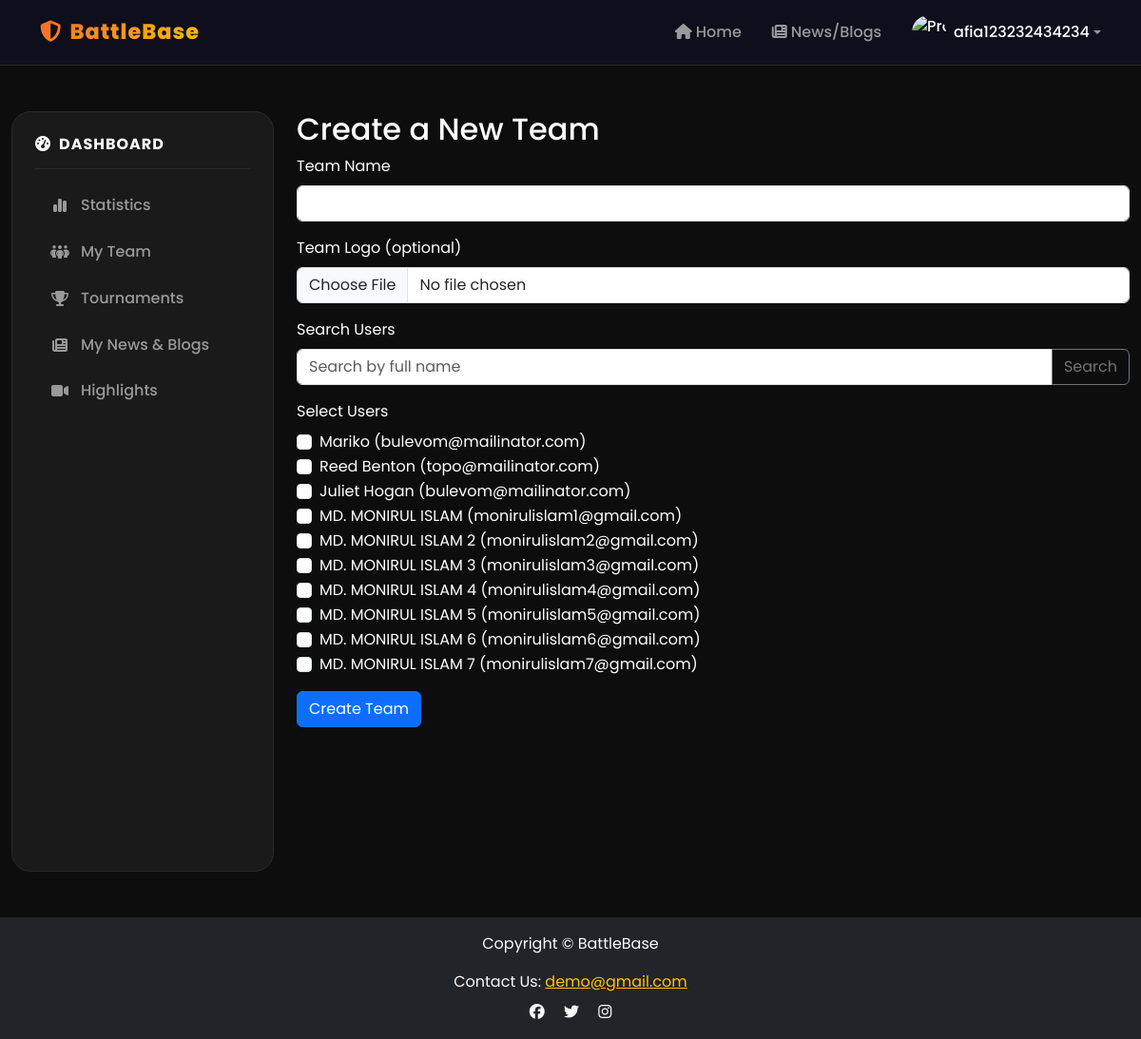
Page /dashboard/user/menu/team/add_team.php (signed in) on the committed database.
### tables this page shows
CREATE TABLE `userinfo` (
  `id` int(11) NOT NULL,
  `username` varchar(20) DEFAULT NULL,
  `fullName` varchar(30) NOT NULL,
  `email` varchar(30) NOT NULL,
  `password_key` varchar(255) NOT NULL,
  `role` varchar(20) DEFAULT NULL,
  `phone` varchar(11) NOT NULL,
  `dp` varchar(100) DEFAULT NULL,
  `cover` varchar(100) DEFAULT NULL
);

### dashboard/user/menu/team/add_team.php (the view, shortened to what this page needs)
<?php
require_once '../../../../config.php';
include '../../../../components/shared/user-header.php';
$teamName = $logo = "";
$userIds = [];
$users = [];
if (!empty($_GET['search_user'])) {
    $searchTerm = '%' . $_GET['search_user'] . '%';
    $query = "SELECT id, fullName, email FROM userinfo WHERE fullName LIKE :searchTerm LIMIT 10";
    $stmt = $conn->prepare($query);
    $stmt->bindParam(':searchTerm', $searchTerm);
    $stmt->execute();
    $users = $stmt->fetchAll(PDO::FETCH_ASSOC);
} else {
    $query = "SELECT id, fullName, email FROM userinfo LIMIT 10";
    $stmt = $conn->prepare($query);
    $stmt->execute();
    $users = $stmt->fetchAll(PDO::FETCH_ASSOC);
}
?>
<div class="container-fluid mt-5">
    <div class="row">
        <div class="col-lg-3">
            <?php include '../../../../components/shared/dashboard-menu.php'; ?>
        </div>
        <div class="col-lg-9">
            <h2>Create a New Team</h2>
            <form method="POST" enctype="multipart/form-data">
                <div class="mb-3">
                    <label for="team_name" class="form-label">Team Name</label>
                    <input type="text" name="team_name" id="team_name" class="form-control" value="<?php echo htmlspecialchars($teamName); ?>">
                </div>
                <div class="mb-3">
                    <label for="logo" class="form-label">Team Logo (optional)</label>
                    <input type="file" name="logo" id="logo" class="form-control">
                </div>
                <div class="mb-3">
                    <label for="search_user" class="form-label">Search Users</label>
                    <div class="input-group">
                        <input type="text" name="search_user" id="search_user" class="form-control" placeholder="Search by full name" value="<?php echo htmlspecialchars($_GET['search_user'] ?? ''); ?>">
                        <button type="submit" class="btn btn-outline-secondary" name="search">Search</button>
                    </div>
                </div>
                <div class="mb-3">
                    <label for="user_ids" class="form-label">Select Users</label>
                    <div>
                        <?php foreach ($users as $user): ?>
                            <div class="form-check">
                                <input class="form-check-input" type="checkbox" name="user_ids[]" value="<?php echo htmlspecialchars($user['id']); ?>" id="user_<?php echo htmlspecialchars($user['id']); ?>" <?php echo (isset($_POST['user_ids']) && in_array($user['id'], $userIds)) ? 'checked' : ''; ?>>
                                <label class="form-check-label" for="user_<?php echo htmlspecialchars($user['id']); ?>">
                                    <?php echo htmlspecialchars($user['fullName']); ?> (<?php echo htmlspecialchars($user['email']); ?>)
                                </label>
                            </div>
                        <?php endforeach; ?>
                    </div>
                </div>
                <button type="submit" class="btn btn-primary">Create Team</button>
            </form>
        </div>
    </div>
</div>
<?php include '../../../../components/shared/user-footer.php'; ?>

### css/custom.css (style rules this page uses)
:root { --bg-primary: #0D0D0D; --bg-secondary: #141414; --bg-card: #1a1a1a; --bg-elevated: #222; --accent-orange: #F26A2E; --accent-orange-rgb: 242, 106, 46; --accent-gold: #FFC107; --white: #FFF; --gray-100: #E0E0E0; --gray-200: #CCC; --gray-300: #999; --gray-400: #666; --text-primary: #FFF; --text-secondary: #E0E0E0; --text-muted: #999; --border-color: #2a2a2a; --gradient-primary: linear-gradient(135deg, #F26A2E, #FFC107); --gradient-reverse: linear-gradient(135deg, #FFC107, #F26A2E); --gradient-orange: linear-gradient(135deg, #F26A2E, #ff8a50); --gradient-dark: linear-gradient(135deg, #0D0D0D, #1a1a1a); --shadow-card: 0 12px 40px rgba(0,0,0,.6); --shadow-glow-orange: 0 0 30px rgba(242,106,46,.25); --shadow-glow-gold: 0 0 30px rgba(255,193,7,.2); --radius-sm: 8px; --radius-md: 14px; --radius-lg: 20px; --radius-xl: 30px; }
* { box-sizing: border-box; }
body { font-family: 'Poppins', sans-serif; background: var(--bg-primary); color: var(--text-primary); overflow-x: hidden; -webkit-font-smoothing: antialiased; }

### components/shared/user-header.php (style rules this page uses)
body { font-family: 'Poppins', sans-serif; background: var(--bg-primary); }

### rows in the picture
userinfo: fullName "Mariko", email "bulevom@mailinator.com"
userinfo: fullName "Reed Benton", email "topo@mailinator.com"
userinfo: fullName "Juliet Hogan", email "bulevom@mailinator.com"
userinfo: fullName "MD. MONIRUL ISLAM", email "monirulislam1@gmail.com"
userinfo: fullName "MD. MONIRUL ISLAM 2", email "monirulislam2@gmail.com"
userinfo: fullName "MD. MONIRUL ISLAM 3", email "monirulislam3@gmail.com"
userinfo: fullName "MD. MONIRUL ISLAM 4", email "monirulislam4@gmail.com"
userinfo: fullName "MD. MONIRUL ISLAM 5", email "monirulislam5@gmail.com"
userinfo: fullName "MD. MONIRUL ISLAM 6", email "monirulislam6@gmail.com"
userinfo: fullName "MD. MONIRUL ISLAM 7", email "monirulislam7@gmail.com"

### other values in the picture
$_SESSION['username'] "afia123232434234"
